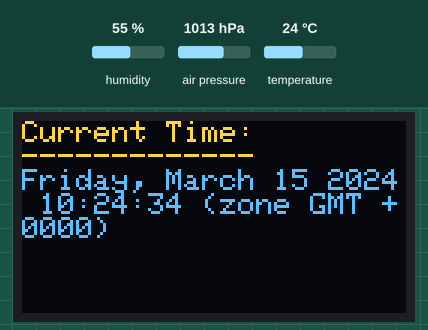
This program was run on a simulated ESP8266 (Wemos D1 mini). Shown: 128×64 one-colour display. The test bench sets the inputs (shaded band); at power-on: humidity 55 %, air pressure 1013 hPa, temperature 24 °C. The OLED is the two-colour kind (top 16 rows yellow); WiFi joins after 1.5 s; servers stay silent unless stated; the display library's start-up logo is not drawn; the local clock reads 2024-03-15 10:24:30 at power-on unless the program sets it; random numbers use the default seed unless the program sets one; no MQTT or app messages arrive unless stated; not simulated (calls return 0 or success): WifiCredentials.h, MqttCredentials.h; names the files do not define were given values by the test bench: MY_MQTT_PORT = 1883; what the program prints to the serial monitor is not drawn.

Above: at 4.8 s.
4.9 s: humidity set to 22 %
At 7.6 s:
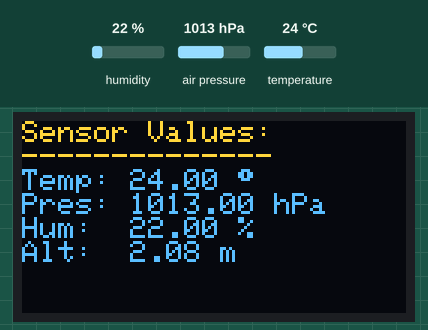
7.9 s: air pressure set to 952 hPa
At 8.2 s:
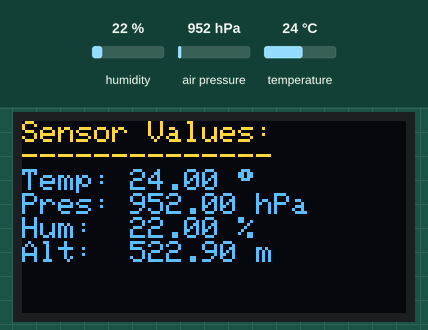
13.9 s: temperature set to 12 °C
At 16.2 s:
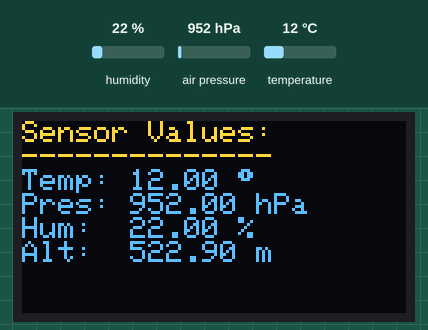
Timing chart, 0 to 17.7 s (numbered marks = the images above; inputs shaded):
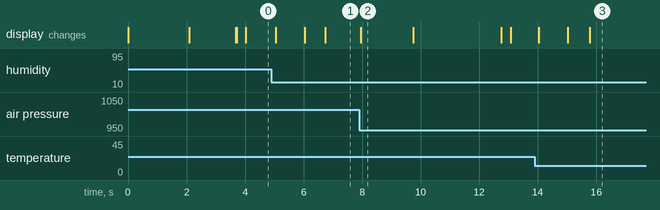

Measured:
- what the display in image 2 shows lasts 1.7 s, from 8.0 s to 9.7 s

The program:

main.cpp
```cpp
#include <Arduino.h>

#include "MyOledDisplay.h"
#include "MyWifi.h"
#include "MyTime.h"
#include "MySensor.h"
#include "MyMqtt.h"

int displayState = 0;

unsigned long lastTimeUpdate = 0;
#define UPDATE_INTERVAL 3000 // Update time every 3 seconds

static unsigned long lastMqttPublish = 0;
#define PUBLISH_INTERVAL 1000 // Publish MQTT data every second

void setup() {
    Serial.begin(115200);
    Serial.println();

    printI2CScanner();
    initOledDisplay();
    displayWiFiInfo();
    connectToWiFi();
    initTime();
    initBME280();
    initMqtt();
}

void loop() {
    switch (displayState) {
        case 0:
            displayWiFiInfo(getWifiConnectedState(), getWifiSSID(), getWifiIP());
            break;
        case 1:
            displayTime(getLocalTimeString());
            break;
        case 2:
            displaySensorValues(
                bme.readTemperature(),
                bme.readHumidity(),
                bme.readPressure() / 100.0F,
                bme.readAltitude(SEALEVELPRESSURE_HPA)
            );
            break;
        default:
            displayState = 0;
            break;
    }

    if (millis() - lastTimeUpdate >= UPDATE_INTERVAL) {
        lastTimeUpdate = millis();
        Serial.print(displayState);
        Serial.print(" -> ");
        displayState = (displayState + 1) % 3; // Toggle display state
        Serial.println(displayState);
    }

    loopMqtt();

    if (millis() - lastMqttPublish >= PUBLISH_INTERVAL) {
        lastMqttPublish = millis();
        String temperature = String(bme.readTemperature());
        String humidity = String(bme.readHumidity());
        String pressure = String(bme.readPressure() / 100.0F);
        String altitude = String(bme.readAltitude(SEALEVELPRESSURE_HPA));
        publishSensorData(temperature, humidity, pressure, altitude);
        publishTimeStamp(getLocalTimeString());
    }
}
```

MyMqtt.h
```cpp
/**
 * MyMqtt.h
 * Benjamin Hartmann | 10/2025
 */

#ifndef _MY_MQTT_H_
#define _MY_MQTT_H_

#include <ESP8266WiFi.h>
#include <PubSubClient.h>

#include "MqttCredentials.h"

// MQTT Topics and Settings
#define MQTT_ALL_TOPICS "My_SmartHome/Benjamin/#"  // alle Topic subscribe

#define MQTT_LWT_TOPIC "My_SmartHome/Benjamin/WifiStatus"  // Last Will & Testament
#define MQTT_DEVICE_NAME_TOPIC "My_SmartHome/Benjamin/DeviceName"
#define MQTT_DEVICE_PLACE_TOPIC "My_SmartHome/Benjamin/DevicePlace"
#define MQTT_WIFI_SSID_TOPIC "My_SmartHome/Benjamin/WiFi_SSID"
#define MQTT_WIFI_IP_TOPIC "My_SmartHome/Benjamin/WiFi_IP"

#define MQTT_TIMESTAMP_TOPIC "My_SmartHome/Benjamin/TimeStamp"
#define MQTT_DEBUG_TOPIC "My_SmartHome/Benjamin/Debug_Info"

#define MQTT_BME280_TEMPERATURE_TOPIC "My_SmartHome/Benjamin/BME280_Temperature_°C" // Temperature
#define MQTT_BME280_HUMIDITY_TOPIC "My_SmartHome/Benjamin/BME280_Humidity_%" // Humidity
#define MQTT_BME280_PRESSURE_TOPIC "My_SmartHome/Benjamin/BME280_Pressure_hPa" // Pressure
#define MQTT_BME280_ALTITUDE_TOPIC "My_SmartHome/Benjamin/BME280_Altitude_m" // Altitude

#define DEVICE_NAME "Benjamin's D1 Mini ESP8266"
#define DEVICE_PLACE "Benjamin's Zimmer"

#define QOS 1       // Quality of Service Level
#define RETAIN true // retained message

// Create a unique client ID
String clientId = "ESP-" + String(ESP.getChipId()) + "-" + String(random(0xffff), HEX);

WiFiClient espClient;
PubSubClient client(espClient);

/**
 * Send initial MQTT messages (LWT, device info, WiFi info).
 */
void sendInitMessages() {
  client.publish(MQTT_LWT_TOPIC, "online", RETAIN);
  client.publish(MQTT_DEVICE_NAME_TOPIC, DEVICE_NAME, RETAIN);
  client.publish(MQTT_DEVICE_PLACE_TOPIC, DEVICE_PLACE, RETAIN);
  client.publish(MQTT_WIFI_SSID_TOPIC, WiFi.SSID().c_str(), RETAIN);
  client.publish(MQTT_WIFI_IP_TOPIC, WiFi.localIP().toString().c_str(), RETAIN);
}

/**
 * Connect to the MQTT broker.
 * This function is blocking.
 */
void connect() {
  // Loop until we're reconnected
  while (!client.connected()) {
    Serial.print("Attempting MQTT connection...");
    // Attempt to connect
    if (client.connect(clientId.c_str(), MY_MQTT_USERNAME, MY_MQTT_PASSWORD, MQTT_LWT_TOPIC, QOS, RETAIN, "offline")) {
      Serial.printf(" - Connected to MQTT Broker: %s:%d\n", MY_MQTT_BROKER, MY_MQTT_PORT);

      client.subscribe(MQTT_ALL_TOPICS); // Subscribe to all interesting topics
      sendInitMessages();
    } else {
      Serial.print("failed, rc=");
      Serial.print(client.state());
      Serial.println(" try again in 5 seconds");
      // Wait 5 seconds before retrying
      delay(5000);
    }
  }
}

/**
 * MQTT message callback function.
 */
void callback(char* topic, byte* payload, unsigned int length) {
  if (strcmp(topic, MQTT_ALL_TOPICS) == 0) { // if topic matches
    Serial.print("Message arrived [");
    Serial.print(topic);
    Serial.print("] ");
    for (unsigned int i = 0; i < length; i++) {
      Serial.print((char)payload[i]);
    }
    Serial.println();
  }
}

/**
 * Initialize MQTT client and connect to the broker.
 */
void initMqtt() {
  client.setServer(MY_MQTT_BROKER, MY_MQTT_PORT);
  client.setCallback(callback);

  connect();
}

/**
 * Maintain MQTT connection and process incoming messages.
 */
void loopMqtt() {
  // Ensure the client is connected
  if (!client.connected()) {
    connect();
  }

  // Maintain MQTT connection
  client.loop();
}

/**
 * Publish BME280 sensor data to MQTT topics.
 */
void publishSensorData(String temperature, String humidity, String pressure, String altitude) {
  client.publish(MQTT_BME280_TEMPERATURE_TOPIC, temperature.c_str(), RETAIN);
  client.publish(MQTT_BME280_HUMIDITY_TOPIC, humidity.c_str(), RETAIN);
  client.publish(MQTT_BME280_PRESSURE_TOPIC, pressure.c_str(), RETAIN);
  client.publish(MQTT_BME280_ALTITUDE_TOPIC, altitude.c_str(), RETAIN);
}

/**
 * Publish current time to MQTT topic.
 */
void publishTimeStamp(String timeStamp) {
  client.publish(MQTT_TIMESTAMP_TOPIC, timeStamp.c_str(), RETAIN);
}

#endif  // _MY_MQTT_H_
```

MyOledDisplay.h
```cpp
/**
 * MyOledDisplay.h
 * Benjamin Hartmann | 10/2025
 */

#ifndef _MY_OLED_DISPLAY_H_
#define _MY_OLED_DISPLAY_H_

#include <Arduino.h>
#include <Wire.h>
#include <SPI.h>
#include <Adafruit_SH110X.h>
#include <Adafruit_GFX.h>

#include "MyLogos.h"

// OLED display
#define OLED_DISPLAY_ADDRESS 0x3C // OLED I2C address. Common values are 0x3C and 0x3D
#define SCREEN_WIDTH 128  // OLED display width, in pixels
#define SCREEN_HEIGHT 64  // OLED display height, in pixels
#define OLED_RESET -1     // You can set an oled reset pin if desired
Adafruit_SH1106G display = Adafruit_SH1106G(SCREEN_WIDTH, SCREEN_HEIGHT, &Wire, OLED_RESET);

#define NUMFLAKES 10
#define XPOS 0
#define YPOS 1
#define DELTAY 2

/**
 * Print the I2C addresses of connected devices to the Serial Monitor.
 * May only work with one device connected at a time.
 */
void printI2CScanner() {
  Serial.println("I2C Scanner");

  Wire.begin();

  byte count = 0;

  for (byte i = 1; i < 120; i++) {
    Wire.beginTransmission(i);
    if (Wire.endTransmission() == 0) {
      Serial.printf("- Found address: %d (0x%02X)\n", i, i);
      count++;
      delay(1);
    }
  }

  Serial.printf("Done. Found %d device(s).\n", count);
}

/**
 * Initialize the OLED display.
 */
void initOledDisplay() {
  display.begin(OLED_DISPLAY_ADDRESS, true);

  // display.setContrast(0); // dim display

  // Show image buffer on the display hardware.
  // Since the buffer is intialized with an Adafruit splashscreen
  // internally, this will display the splashscreen.
  display.display();
  delay(2000);

  // Clear the buffer.
  display.clearDisplay();
}

/**
 * Display current SSID and IP address on the OLED display.
 */
void displayWiFiInfo(bool connected, String ssid, String ipAddress) {
  display.clearDisplay();

  display.setTextSize(1);      // Normal 1:1 pixel scale
  display.setTextColor(SH110X_WHITE); // Draw white text
  display.setCursor(0, 0);     // Start at top-left corner

  if (!connected) {
    display.println("WiFi Info:");
    display.println("----------");
    display.println("Connecting...");
  } else {
    display.println("WiFi Info:");
    display.println("----------");
    display.print("SSID: ");
    display.println(ssid);
    display.print("IP: ");
    display.println(ipAddress);
  }

  display.display();
}

void displayWiFiInfo() {
  displayWiFiInfo(false, "", "");
}

/**
 * Display current time on the OLED display.
 */
void displayTime(String currentTime) {
  display.clearDisplay();

  display.setTextSize(1);      // Normal 1:1 pixel scale
  display.setTextColor(SH110X_WHITE); // Draw white text
  display.setCursor(0, 0);     // Start at top-left corner

  display.println("Current Time:");
  display.println("-------------");
  display.println(currentTime);

  display.display();
}

/**
 * Display BME280 sensor readings on the OLED display.
 */
void displaySensorValues(float temperature, float humidity, float pressure, float altitude) {
  display.clearDisplay();

  display.setTextSize(1);      // Normal 1:1 pixel scale
  display.setTextColor(SH110X_WHITE); // Draw white text
  display.setCursor(0, 0);     // Start at top-left corner

  display.println("Sensor Values:");
  display.println("--------------");

  display.printf("Temp: %.2f %c\n", temperature, (char)247);
  display.printf("Pres: %.2f hPa\n", pressure);
  display.printf("Hum:  %.2f %%\n", humidity);
  display.printf("Alt:  %.2f m\n", altitude);

  display.display();
}

#endif  // _MY_OLED_DISPLAY_H__
```

MySensor.h
```cpp
/**
 * MySensor.h
 * Benjamin Hartmann | 10/2025
 */

#ifndef _MY_SENSOR_H_
#define _MY_SENSOR_H_

#include <Arduino.h>
#include <Wire.h>
#include <Adafruit_Sensor.h>
#include <Adafruit_BME280.h>

#define SEALEVELPRESSURE_HPA (1013.25)
#define MY_BME280_ADDRESS 0x76  // Default I2C address for BME280
Adafruit_BME280 bme;

/**
 * Initialize the BME280 sensor.
 */
void initBME280() {
  if (!bme.begin(MY_BME280_ADDRESS)) {
    Serial.println("Could not find a valid BME280 sensor, check wiring!");
    while (1); // Loop forever
  }
}

/**
 * Print BME280 sensor values to the Serial Monitor.
 */
void printSensorValues() {
  Serial.printf("BME280 Sensor Values:\n");
  Serial.printf("Temperature = %.2f °C\n", bme.readTemperature());
  Serial.printf("Temperature = %.2f °F\n", 1.8 * bme.readTemperature() + 32);
  Serial.printf("Pressure = %.2f hPa\n", bme.readPressure() / 100.0F);
  Serial.printf("Approx. Altitude = %.2f m\n", bme.readAltitude(SEALEVELPRESSURE_HPA));
  Serial.printf("Humidity = %.2f %%\n", bme.readHumidity());
  Serial.println();
}

#endif  // _MY_SENSOR_H_
```

MyTime.h
```cpp
/**
 * MyTime.h
 * Benjamin Hartmann | 10/2025
 */

#ifndef _MY_TIME_H_
#define _MY_TIME_H_

#include <Arduino.h>
#include <time.h>

#define MY_TIMEZONE "CET-1CEST,M3.5.0,M10.5.0/3"  // Europe/Vienna

/**
 * Get the current local time as a formatted string.
 * @returns A string representing the current local time.
 */
String getLocalTimeString() {
  String timeStr;

  struct tm timeinfo;
  if (!getLocalTime(&timeinfo)) {
    return "Failed to obtain time";
  }

  char buf[64];
  if (strftime(buf, sizeof(buf), "%A, %B %d %Y %H:%M:%S (zone %Z %z)",
               &timeinfo)) {
    timeStr = String(buf);
  } else {
    return "Failed to format time";
  }
  return timeStr;
}

/**
 * Initialize time using an NTP server and set timezone.
 */
void initTime() {
  struct tm timeinfo;

  configTime(0, 0, "pool.ntp.org");

  if (!getLocalTime(&timeinfo)) {
    Serial.println("Failed to obtain time");
    return;
  }

  setenv("TZ", MY_TIMEZONE, 1);
  tzset();

  Serial.printf("Time initialized: %s\n", getLocalTimeString().c_str());
}

#endif  // _MY_TIME_H_
```

MyWifi.h
```cpp
/**
 * MyWifi.h
 * Benjamin Hartmann | 11/2025
 */

#ifndef _MY_WIFI_H_
#define _MY_WIFI_H_

#include <ESP8266WiFi.h>

#include "WifiCredentials.h"

#define WIFI_TIMEOUT 3000  // Time in ms to check WiFi connection
unsigned long lastWifiCheckTime = 0;

// Option for static IP
// #define STATIC_IP
#ifdef STATIC_IP
IPAddress  ip(192, 168, 0, 24);
IPAddress  gateway(192, 168, 0, 1);
IPAddress  subnet(255, 255, 255, 0);
IPAddress  dns(1, 1, 1, 1);
#endif

/**
 * Connect to a WiFi network using the predefined credentials from ``WifiCredentials.h``.
 */
void connectToWiFi() {
  WiFi.begin(MY_WIFI_SSID, MY_WIFI_PASSWORD);
#ifdef STATIC_IP
  WiFi.config(ip, gateway, subnet, dns);
#endif
  Serial.print("Connecting to WiFi");
  while (WiFi.status() != WL_CONNECTED) {
    delay(500);
    Serial.print(".");
  }
  Serial.println(" - Connected to WiFi!");
}

/**
 * Get the current WiFi connection status.
 * @return true if connected, false otherwise
 */
bool getWifiConnectedState() {
  return WiFi.status() == WL_CONNECTED;
}

/**
 * Get the current WiFi SSID.
 * @return The SSID of the connected WiFi network.
 */
String getWifiSSID() {
  return WiFi.SSID();
}

/**
 * Get the current WiFi IP address.
 * @return The IP address of the connected WiFi network.
 */
String getWifiIP() {
  return WiFi.localIP().toString();
}

/**
 * Get the current WiFi MAC address.
 * @return The MAC address of the WiFi interface.
 */
String getWifiMAC() {
    return WiFi.macAddress();
}

/**
 * Ensure the WiFi connection is active, reconnecting if necessary. To be placed
 * in the main loop.
 */
void ensureWiFiConnected() {
  unsigned long now = millis();
  if (now - lastWifiCheckTime > WIFI_TIMEOUT) {
    Serial.print("Checking WiFi... ");
    if (WiFi.status() != WL_CONNECTED) {
      Serial.println("WiFi connection lost. Reconnecting...");
      connectToWiFi();
    }
    lastWifiCheckTime = now;
  }
}

#endif  // _MY_WIFI_H_
```

Source omitted: MyLogos.h (data table, 4146 bytes)
